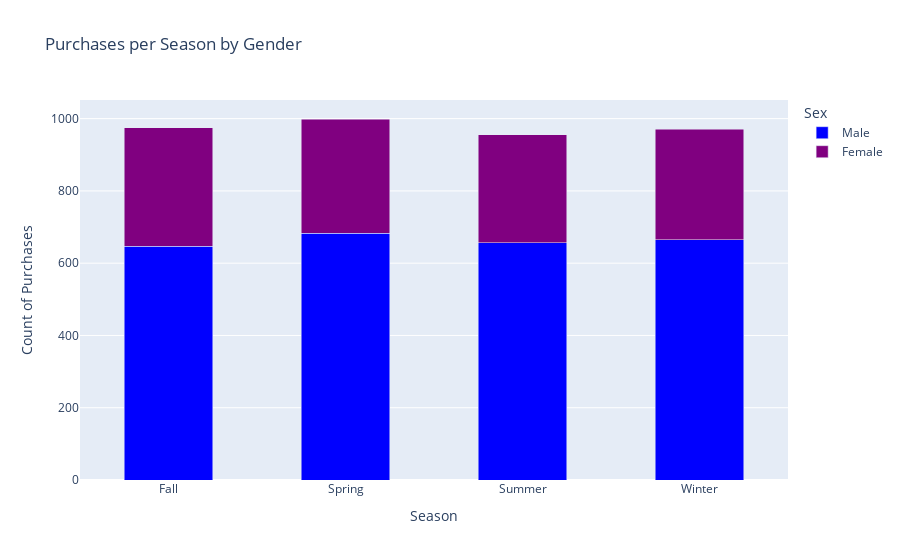

Here is the notebook cell this chart was saved with:
### Markdown cell above
# **Data Visualization**

### Code cell
import plotly.express as px

grouped_data = data.groupby(['Season', 'Gender']).size().unstack(fill_value=0).reset_index()

fig = px.bar(grouped_data, x='Season', y=['Male', 'Female'], 
             title='Purchases per Season by Gender',
             color_discrete_map={'Male': 'blue', 'Female': 'purple'},
             barmode='stack')

fig.update_layout(bargap=0.5)  
fig.update_yaxes(title_text='Count of Purchases')
fig.update_layout(legend_title_text='Sex')

fig.show()

### Figure 1 — Plotly figure (JSON) as saved in the notebook; plotly's stock layout.template omitted (floating-point values rounded to 4 significant figures)
{"data": [{"alignmentgroup": "True", "hovertemplate": "variable=Male<br>Season=%{x}<br>value=%{y}<extra></extra>", "legendgroup": "Male", "marker": {"color": "blue", "pattern": {"shape": ""}}, "name": "Male", "offsetgroup": "Male", "orientation": "v", "showlegend": true, "textposition": "auto", "type": "bar", "x": ["Fall", "Spring", "Summer", "Winter"], "xaxis": "x", "y": [647, 683, 657, 665], "yaxis": "y"}, {"alignmentgroup": "True", "hovertemplate": "variable=Female<br>Season=%{x}<br>value=%{y}<extra></extra>", "legendgroup": "Female", "marker": {"color": "purple", "pattern": {"shape": ""}}, "name": "Female", "offsetgroup": "Female", "orientation": "v", "showlegend": true, "textposition": "auto", "type": "bar", "x": ["Fall", "Spring", "Summer", "Winter"], "xaxis": "x", "y": [328, 316, 298, 306], "yaxis": "y"}], "layout": {"bargap": 0.5, "barmode": "stack", "legend": {"title": {"text": "Sex"}, "tracegroupgap": 0}, "title": {"text": "Purchases per Season by Gender"}, "xaxis": {"anchor": "y", "domain": [0, 1], "title": {"text": "Season"}}, "yaxis": {"anchor": "x", "domain": [0, 1], "title": {"text": "Count of Purchases"}}}}
